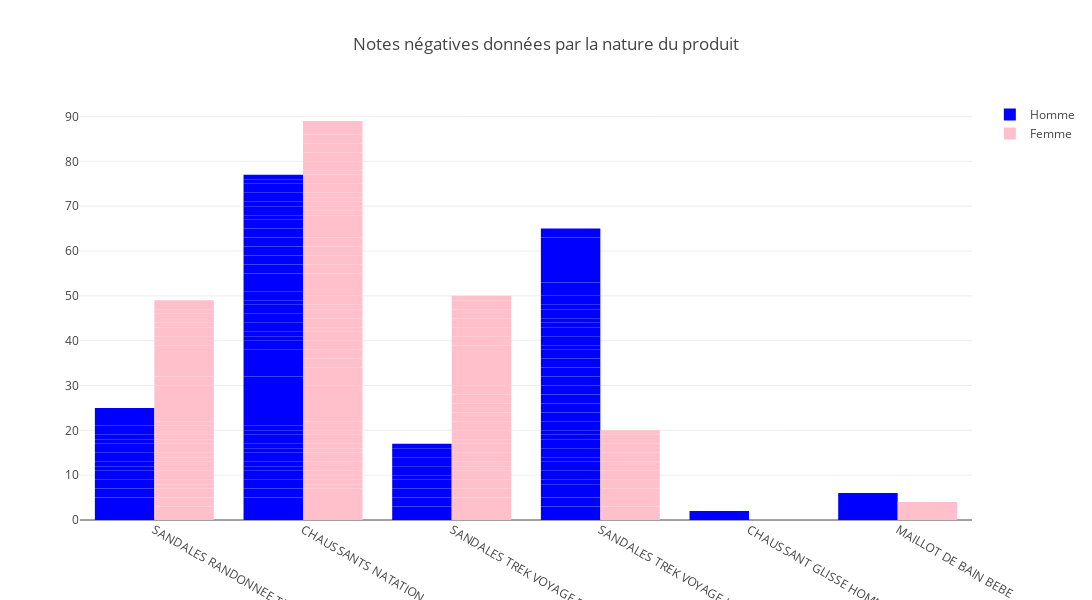

Notebook code cell kept with this figure:
### Code cell
import plotly.graph_objects as go

# Couleur personnalisée pour les barres
couleur_bars = 'rgba(0, 0, 128, 1)'  # Bleu foncé

# Créer la figure en utilisant les données correctes
fig = go.Figure(
    data=[
        go.Bar(
            x=df_sandales[df_sandales["sexe"] == "H"]["famille"],  # Nature pour le sexe "H"
            y=df_sandales[df_sandales["sexe"] == "H"]["note"],    # Notes pour le sexe "H"
            marker=dict(color='blue'),  # Couleur pour le sexe "H"
            name='Homme'  # Légende pour le sexe "H"
        ),
        go.Bar(
            x=df_sandales[df_sandales["sexe"] == "F"]["famille"],  # Nature pour le sexe "F"
            y=df_sandales[df_sandales["sexe"] == "F"]["note"],    # Notes pour le sexe "F"
            marker=dict(color='pink'),  # Couleur pour le sexe "F"
            name='Femme'  # Légende pour le sexe "F"
        )
    ],
    layout=go.Layout(
        title=go.layout.Title(text="Notes négatives données par la nature du produit"),
        plot_bgcolor='white',  # Couleur de fond en blanc
        width=1100,  # Largeur de la figure en pixels
        height=600,  # Hauteur de la figure en pixels
        barmode='group'  # Mode de groupage des barres
    )
)

fig.show()

### Figure 1 — Plotly figure (JSON) as saved in the notebook; plotly's stock layout.template omitted (floating-point values rounded to 4 significant figures; data arrays with more than 128 entries replaced by an {"elided": "..."} marker saying what was removed)
{"data": [{"marker": {"color": "blue"}, "name": "Homme", "type": "bar", "x": ["SANDALES RANDONNEE TEMPS CHAUD ENFANT", "CHAUSSANTS NATATION", "SANDALES RANDONNEE TEMPS CHAUD ENFANT", "SANDALES TREK VOYAGE FEMME", "CHAUSSANTS NATATION", "SANDALES TREK VOYAGE HOMME", "CHAUSSANTS NATATION", "CHAUSSANTS NATATION", "CHAUSSANTS NATATION", "CHAUSSANTS NATATION", "SANDALES TREK VOYAGE HOMME", "SANDALES TREK VOYAGE HOMME", "CHAUSSANTS NATATION", "SANDALES RANDONNEE TEMPS CHAUD ENFANT", "SANDALES TREK VOYAGE HOMME", "SANDALES TREK VOYAGE FEMME", "CHAUSSANTS NATATION", "CHAUSSANTS NATATION", "SANDALES TREK VOYAGE HOMME", "SANDALES TREK VOYAGE FEMME", "CHAUSSANTS NATATION", "CHAUSSANTS NATATION", "SANDALES TREK VOYAGE HOMME", "SANDALES TREK VOYAGE HOMME", "CHAUSSANTS NATATION", "CHAUSSANTS NATATION", "SANDALES TREK VOYAGE HOMME", "SANDALES RANDONNEE TEMPS CHAUD ENFANT", "SANDALES TREK VOYAGE HOMME", "CHAUSSANTS NATATION", "SANDALES RANDONNEE TEMPS CHAUD ENFANT", "CHAUSSANTS NATATION", "SANDALES TREK VOYAGE FEMME", "SANDALES RANDONNEE TEMPS CHAUD ENFANT", "SANDALES TREK VOYAGE HOMME", "SANDALES TREK VOYAGE HOMME", "SANDALES TREK VOYAGE HOMME", "SANDALES TREK VOYAGE HOMME", "SANDALES TREK VOYAGE HOMME", "SANDALES TREK VOYAGE HOMME", "SANDALES TREK VOYAGE HOMME", "CHAUSSANTS NATATION", "SANDALES RANDONNEE TEMPS CHAUD ENFANT", "SANDALES TREK VOYAGE FEMME", "SANDALES RANDONNEE TEMPS CHAUD ENFANT", "CHAUSSANTS NATATION", "SANDALES TREK VOYAGE HOMME", "CHAUSSANT GLISSE HOMME", "SANDALES TREK VOYAGE HOMME", "CHAUSSANTS NATATION", "CHAUSSANTS NATATION", "SANDALES TREK VOYAGE HOMME", "SANDALES RANDONNEE TEMPS CHAUD ENFANT", "CHAUSSANTS NATATION", "SANDALES RANDONNEE TEMPS CHAUD ENFANT", "SANDALES TREK VOYAGE HOMME", "CHAUSSANTS NATATION", "SANDALES TREK VOYAGE HOMME", "MAILLOT DE BAIN BEBE", "SANDALES TREK VOYAGE HOMME", "CHAUSSANTS NATATION", "SANDALES TREK VOYAGE HOMME", "SANDALES RANDONNEE TEMPS CHAUD ENFANT", "SANDALES TREK VOYAGE HOMME", "CHAUSSANTS NATATION", "SANDALES TREK VOYAGE FEMME", "CHAUSSANTS NATATION", "SANDALES TREK VOYAGE HOMME", "CHAUSSANTS NATATION", "SANDALES TREK VOYAGE FEMME", "CHAUSSANTS NATATION", "SANDALES TREK VOYAGE HOMME", "CHAUSSANTS NATATION", "CHAUSSANTS NATATION", "SANDALES RANDONNEE TEMPS CHAUD ENFANT", "CHAUSSANTS NATATION", "CHAUSSANTS NATATION", "CHAUSSANTS NATATION", "SANDALES TREK VOYAGE HOMME", "CHAUSSANTS NATATION", "SANDALES TREK VOYAGE HOMME", "CHAUSSANTS NATATION", "CHAUSSANTS NATATION", "CHAUSSANTS NATATION", "SANDALES RANDONNEE TEMPS CHAUD ENFANT", "CHAUSSANTS NATATION", "SANDALES TREK VOYAGE HOMME", "CHAUSSANTS NATATION", "CHAUSSANTS NATATION", "SANDALES TREK VOYAGE HOMME", "SANDALES TREK VOYAGE HOMME", "SANDALES TREK VOYAGE HOMME", "SANDALES TREK VOYAGE HOMME", "CHAUSSANTS NATATION", "CHAUSSANTS NATATION", "SANDALES RANDONNEE TEMPS CHAUD ENFANT", "CHAUSSANTS NATATION", "CHAUSSANTS NATATION", "SANDALES RANDONNEE TEMPS CHAUD ENFANT", "SANDALES TREK VOYAGE FEMME", "SANDALES TREK VOYAGE HOMME", "CHAUSSANTS NATATION", "MAILLOT DE BAIN BEBE", "SANDALES TREK VOYAGE HOMME", "CHAUSSANTS NATATION", "SANDALES TREK VOYAGE HOMME", "SANDALES TREK VOYAGE HOMME", "SANDALES TREK VOYAGE FEMME", "CHAUSSANTS NATATION", "MAILLOT DE BAIN BEBE", "SANDALES TREK VOYAGE HOMME", "CHAUSSANTS NATATION", "CHAUSSANTS NATATION", "CHAUSSANTS NATATION", "SANDALES TREK VOYAGE HOMME", "CHAUSSANTS NATATION", "SANDALES RANDONNEE TEMPS CHAUD ENFANT", "SANDALES TREK VOYAGE FEMME", "CHAUSSANTS NATATION"], "y": [2, 2, 2, 2, 2, 2, 1, 1, 1, 2, 1, 2, 2, 1, 1, 1, 1, 1, 2, 2, 2, 1, 1, 2, 1, 2, 2, 1, 1, 1, 1, 1, 2, 2, 2, 2, 1, 1, 2, 2, 2, 2, 2, 2, 1, 2, 2, 2, 2, 2, 2, 2, 1, 2, 2, 2, 1, 2, 2, 2, 1, 1, 2, 2, 2, 1, 2, 2, 1, 2, 2, 1, 1, 1, 1, 2, 2, 2, 1, 1, 2, 2, 1, 2, 1, 1, 1, 1, 1, 2, 2, 1, 1, 2, 2, 2, 2, 2, 2, 2, 2, 2, 2, 2, 1, 2, 2, 2, 2, 2, 1, 1, 2, 2, 2, 1, 2, 1, 1]}, {"marker": {"color": "pink"}, "name": "Femme", "type": "bar", "x": {"elided": "134 str values"}, "y": {"elided": "134 int values"}}], "layout": {"barmode": "group", "height": 600, "plot_bgcolor": "white", "title": {"text": "Notes négatives données par la nature du produit"}, "width": 1100}}
